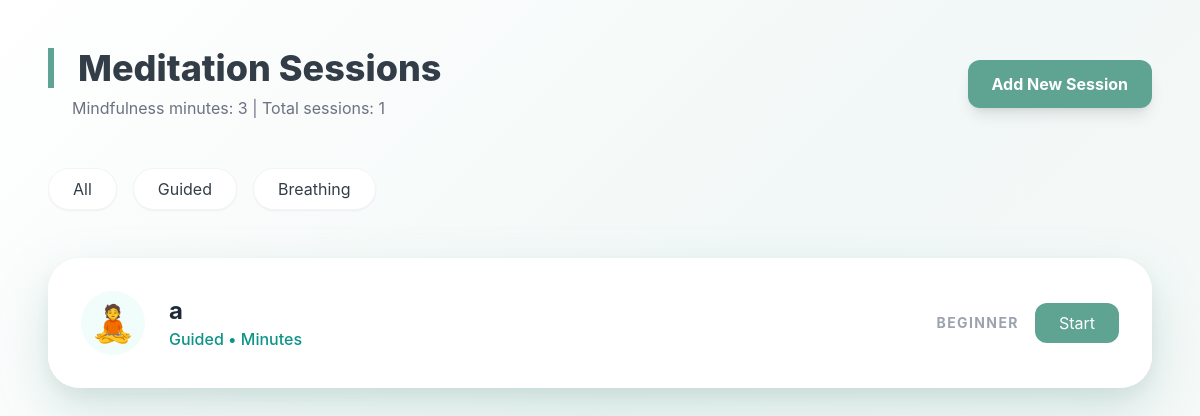
Screenshot of /meditation/ (signed in) with the database file from the repository.
### serenify.py (models this page shows)
class MeditationSession(db.Model):
    id = db.Column(db.Integer, primary_key=True)
    title = db.Column(db.String(100), nullable=False)
    type = db.Column(db.String(50), nullable=False)  # guided, breathing, mindfulness, body_scan
    description = db.Column(db.Text, nullable=False)
    audio_url = db.Column(db.String(200), nullable=True)
    script = db.Column(db.Text, nullable=True)
    difficulty = db.Column(db.String(20), nullable=False)
    created_by = db.Column(db.Integer, db.ForeignKey('user.id'), nullable=False)
    created_at = db.Column(db.DateTime, default=datetime.now)
    creator = db.relationship('User', backref='meditation_sessions')

### serenify.py (the view, shortened to what this page needs)
@app.route('/meditation/')
def meditation_page():
    if 'username' not in session:
        return redirect(url_for('login'))
    user = User.query.filter_by(username=session['username']).first()
    type_filter = request.args.get('type', 'all')
    duration_filter = request.args.get('duration', 'all')
    query = MeditationSession.query
    if type_filter != 'all':
        query = query.filter_by(type=type_filter)
    sessions = query.order_by(MeditationSession.created_at.desc()).all()
    user_progress = UserProgress.query.filter_by(
        user_id=user.id,
        activity_type='meditation'
    ).all()
    total_minutes = sum(p.duration_completed for p in user_progress)
    total_sessions = len(user_progress)
    return render_template('meditation.html',
                         user=user,
                         sessions=sessions,
                         total_minutes=total_minutes,
                         total_sessions=total_sessions,
                         type_filter=type_filter,
                         duration_filter=duration_filter)

### templates/meditation.html (shortened to what this page needs)
<!DOCTYPE html>
<html lang="en">
<head>
    <script src="https://cdn.tailwindcss.com"></script>
</head>
<body class="p-6 md:p-12">
    <main class="max-w-6xl mx-auto">
        <header class="flex justify-between items-center mb-12">
            <div>
                <h2 class="text-4xl font-extrabold section-header">Meditation Sessions</h2>
                <p class="text-gray-500 mt-2 ml-6">Mindfulness minutes:  {{ total_minutes }} | Total sessions: {{ total_sessions }}</p>
            </div>
            <a href="/meditation/add" class="btn-primary px-6 py-3 font-bold shadow-lg">Add New Session</a>
        </header>
        <div class="flex gap-4 mb-10 overflow-x-auto pb-2">
            <a href="{{ url_for('meditation_page', type='all') }}" class="px-6 py-2 rounded-full bg-white shadow-sm border border-gray-100 hover:border-teal-400 transition">All</a>
            <a href="{{ url_for('meditation_page', type='guided') }}" class="px-6 py-2 rounded-full bg-white shadow-sm border border-gray-100 hover:border-teal-400 transition">Guided</a>
            <a href="{{ url_for('meditation_page', type='breathing') }}" class="px-6 py-2 rounded-full bg-white shadow-sm border border-gray-100 hover:border-teal-400 transition">Breathing</a>
        </div>
        <div class="grid gap-6">
          {% for session in sessions %}
<div class="card-shadow p-8 flex flex-col md:flex-row justify-between items-center hover:scale-[1.01]">
    <div class="flex items-center gap-6">
        <div class="text-4xl bg-teal-50 w-16 h-16 rounded-full flex items-center justify-center">🧘</div>
        <div>
            <h3 class="text-2xl font-bold text-gray-800">{{ session.title }}</h3>
            <p class="text-teal-600 font-medium">
                {{ session.type|capitalize }} • {{ session.duration }} Minutes
            </p>
        </div>
    </div>
    <div class="mt-4 md:mt-0 flex items-center gap-4">
        <span class="text-sm font-bold uppercase tracking-widest text-gray-400">
            {{ session.difficulty }}
        </span>
        <a href="{{ url_for('meditation_detail', session_id=session.id) }}"
           class="btn-primary px-6 py-2">
            Start
        </a>
    </div>
</div>
{% endfor %}
        </div>
    </main>
</body>
</html>

### templates/meditation.html (style rules this page uses)
:root { --color-primary: #5fa393; --color-secondary: #f2f8f7; --color-text: #333d47; --color-accent: #f4c0a5; --color-shadow-light: rgba(95, 163, 147, 0.25); }
body { font-family: 'Inter', sans-serif; background: linear-gradient(135deg, #ffffff 0%, var(--color-secondary) 50%, #f7faf9 100%); color: var(--color-text); min-height: 100vh; }
.card-shadow { background-color: rgba(255, 255, 255, 0.98); backdrop-filter: blur(8px); border-radius: 2rem; box-shadow: 0 20px 50px var(--color-shadow-light), 0 8px 20px rgba(0, 0, 0, 0.05); transition: all 0.4s ease; border: 1px solid rgba(255, 255, 255, 0.8); }
.btn-primary { background-color: var(--color-primary); color: white; border-radius: 0.75rem; transition: all 0.3s ease; }
.section-header { border-left: 6px solid var(--color-primary); padding-left: 1.5rem; }

### rows the page displays
MeditationSession: title "a", type "Guided", difficulty "BEGINNER"

### other values shown
{{ total_minutes }} "3"
{{ total_sessions }} "1"
